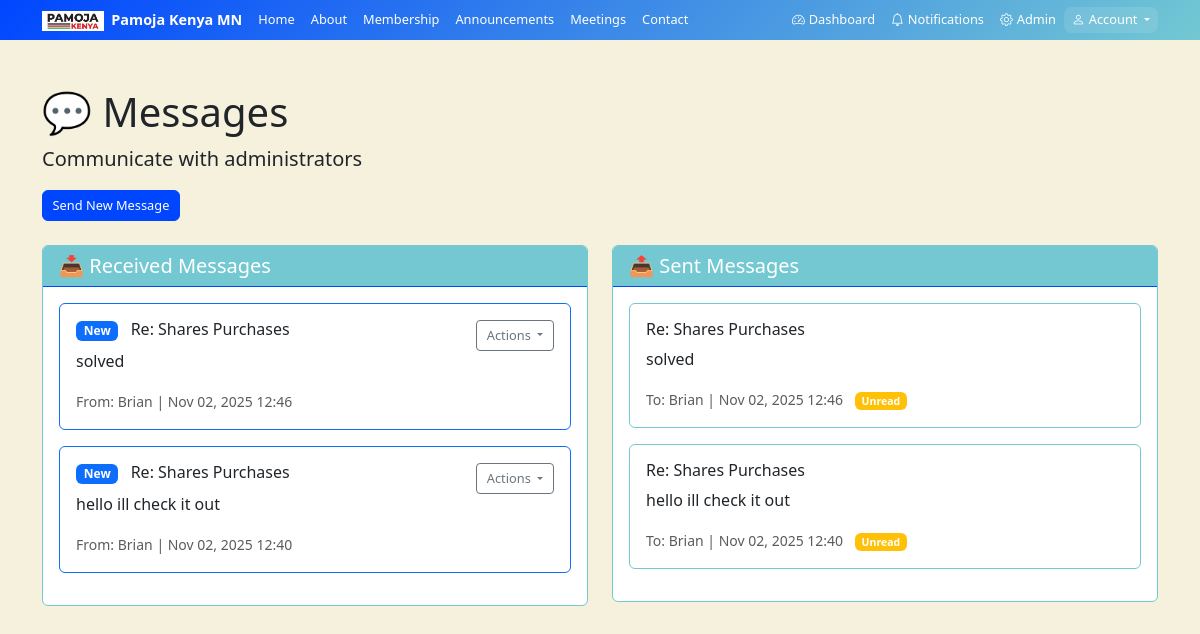
Before: /user-inbox/ (signed in) with the older database file.
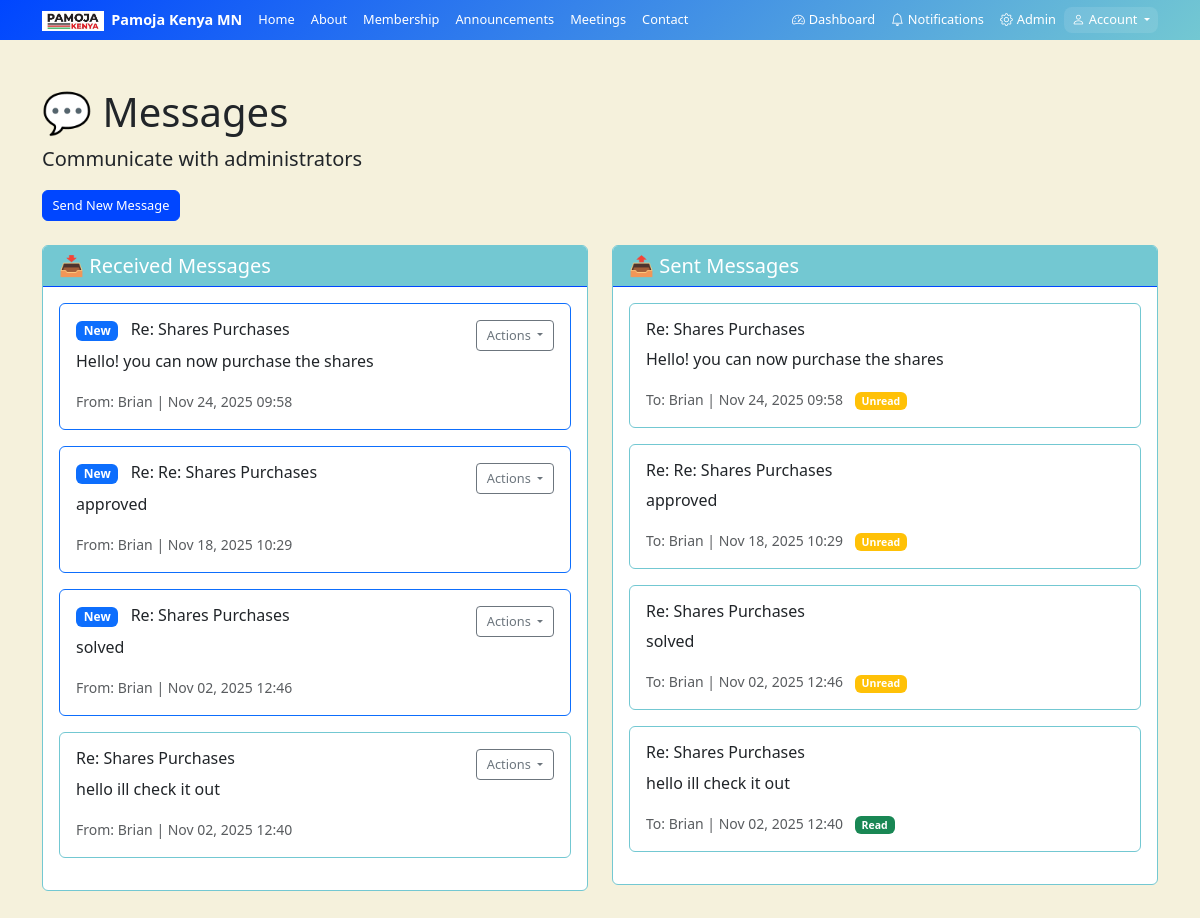
After: the same page with the newer database file.
### main/models.py (models this page shows, shortened)
class Message(models.Model):
    sender = models.ForeignKey(User, on_delete=models.CASCADE, related_name='sent_messages')
    recipient = models.ForeignKey(User, on_delete=models.CASCADE, related_name='received_messages')
    subject = models.CharField(max_length=200)
    content = models.TextField()
    is_read = models.BooleanField(default=False)
    created_at = models.DateTimeField(auto_now_add=True)

### main/views.py (the view)
# urls.py: path('user-inbox/', views.user_inbox, name='user_inbox'),
@login_required
def user_inbox(request):
    received_messages = Message.objects.filter(recipient=request.user).order_by('-created_at')
    sent_messages = Message.objects.filter(sender=request.user).order_by('-created_at')
    context = {
        'received_messages': received_messages,
        'sent_messages': sent_messages
    }
    return render(request, 'main/user_inbox.html', context)

### main/templates/main/user_inbox.html (shortened to what this page needs)
{% extends 'main/base.html' %}
{% block content %}
<div class="container py-5">
    <div class="row mb-4">
        <div class="col-12">
            <h1 class="mb-2">💬 Messages</h1>
            <p class="lead">Communicate with administrators</p>
            <a href="{% url 'send_message_to_admin' %}" class="btn btn-primary">Send New Message</a>
        </div>
    </div>
    <div class="row">
        <div class="col-lg-6">
            <div class="card">
                <div class="card-header">
                    <h5 class="mb-0">📥 Received Messages</h5>
                </div>
                <div class="card-body">
                    {% if received_messages %}
                        {% for message in received_messages %}
                        <div class="card mb-3 {% if not message.is_read %}border-primary{% endif %}">
                            <div class="card-body">
                                <div class="d-flex justify-content-between align-items-start">
                                    <div class="flex-grow-1">
                                        <h6 class="card-title">
                                            {% if not message.is_read %}
                                                <span class="badge bg-primary me-2">New</span>
                                            {% endif %}
                                            {{ message.subject }}
                                        </h6>
                                        <p class="card-text">{{ message.content|truncatechars:100 }}</p>
                                        <small class="text-muted">
                                            From: {{ message.sender.username }} | {{ message.created_at|date:"M d, Y H:i" }}
                                        </small>
                                    </div>
                                    <div class="dropdown">
                                        <button class="btn btn-sm btn-outline-secondary dropdown-toggle" type="button" data-bs-toggle="dropdown">
                                            Actions
                                        </button>
                                    </div>
                                </div>
                            </div>
                        </div>
                        {% endfor %}
                    {% else %}
                        <p class="text-muted text-center py-3">No messages received</p>
                    {% endif %}
                </div>
            </div>
        </div>
        <div class="col-lg-6">
            <div class="card">
                <div class="card-header">
                    <h5 class="mb-0">📤 Sent Messages</h5>
                </div>
                <div class="card-body">
                    {% if sent_messages %}
                        {% for message in sent_messages %}
                        <div class="card mb-3">
                            <div class="card-body">
                                <h6 class="card-title">{{ message.subject }}</h6>
                                <p class="card-text">{{ message.content|truncatechars:100 }}</p>
                                <small class="text-muted">
                                    To: {{ message.recipient.username }} | {{ message.created_at|date:"M d, Y H:i" }}
                                    {% if message.is_read %}
                                        <span class="badge bg-success ms-2">Read</span>
                                    {% else %}
                                        <span class="badge bg-warning ms-2">Unread</span>
                                    {% endif %}
                                </small>
                            </div>
                        </div>
                        {% endfor %}
                    {% else %}
                        <p class="text-muted text-center py-3">No messages sent</p>
                    {% endif %}
                </div>
            </div>
        </div>
    </div>
</div>
{% endblock %}

Changed rows visible on the page:
added Message: is_read "New", subject "Re: Shares Purchases", content "Hello! you can now purchase the shares", sender.username "Brian", created_at "Nov 24, 2025 09:58", recipient.username "Brian"
added Message: is_read "New", subject "Re: Re: Shares Purchases", content "approved", sender.username "Brian", created_at "Nov 18, 2025 10:29", recipient.username "Brian"
changed Message "hello ill check it out": is_read "New Unread" → "Read"
